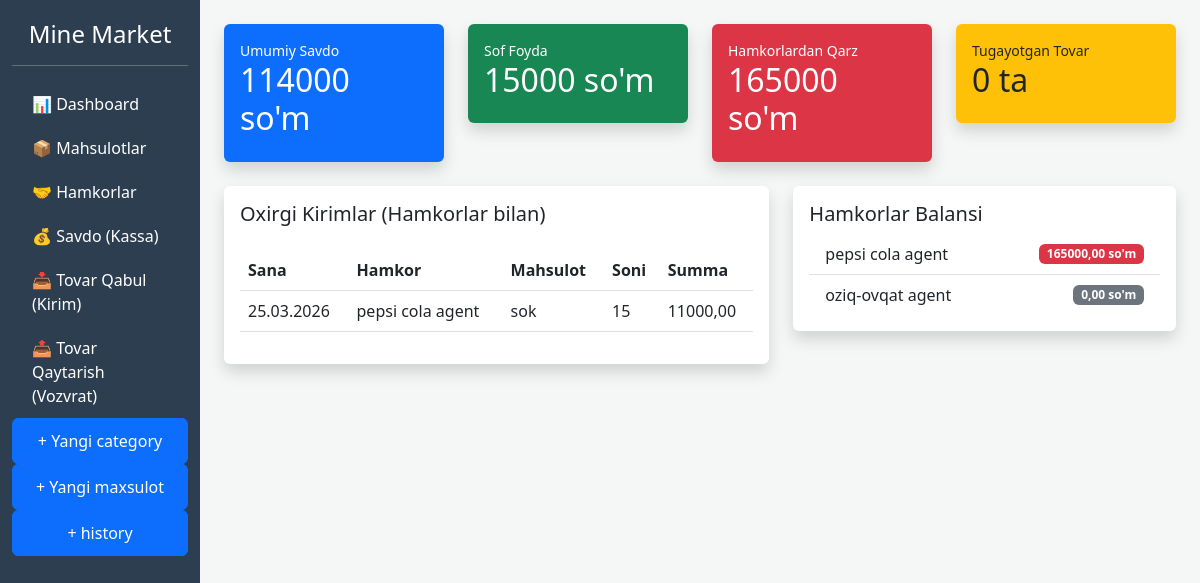
The page / on the database its author committed.
### ecooo/models.py (models this page shows, shortened)
class Inbound(models.Model):
    partner = models.ForeignKey(Partner, on_delete=models.CASCADE)
    product = models.ForeignKey(Product, on_delete=models.CASCADE)
    quantity = models.IntegerField()
    buy_price = models.DecimalField(max_digits=12, decimal_places=2)
    created_at = models.DateTimeField(auto_now_add=True)

class Partner(models.Model):
    name = models.CharField(max_length=255, verbose_name="Hamkor nomi")
    phone = models.CharField(max_length=20, verbose_name="Telefon")
    balance = models.DecimalField(max_digits=15, decimal_places=2, default=0, verbose_name="Balans (Qarz)")
    class Meta:
        verbose_name = "Hamkor"
        verbose_name_plural = "Hamkorlar"

class Product(models.Model):
    UNIT_CHOICES = [
        ('dona', 'Dona'),
        ('kg', 'Kilogramm'),
    ]
    name = models.CharField(max_length=255)
    category = models.ForeignKey('Category', on_delete=models.CASCADE)
    barcode = models.CharField(max_length=100, blank=True, null=True)
    stock = models.DecimalField(max_digits=10, decimal_places=2, default=0.00)
    cost_price = models.DecimalField(max_digits=12, decimal_places=2)
    selling_price = models.DecimalField(max_digits=12, decimal_places=2)
    unit = models.CharField(
        max_length=10,
        choices=UNIT_CHOICES,
        default='dona'
    )

### ecooo/views.py (the view)
# urls.py: path('', views.dashboard, name='dashboard'),
def dashboard(request):
    total_sales = Sale.objects.aggregate(total=Sum(F('quantity') * F('sold_at_price')))['total'] or 0
    total_profit = Sale.objects.aggregate(total=Sum('profit'))['total'] or 0
    total_debt = Partner.objects.aggregate(total=Sum('balance'))['total'] or 0
    low_stock = Product.objects.filter(stock__lt=10).count()
    partners = Partner.objects.all()
    recent_inbounds = Inbound.objects.select_related('partner', 'product').order_by('-created_at')[:10]
    context = {
        'total_sales': total_sales,
        'total_profit': total_profit,
        'total_debt': total_debt,
        'low_stock': low_stock,
        'partners': partners,
        'recent_inbounds': recent_inbounds,
    }
    return render(request, 'dashboard.html', context)

### templates/dashboard.html (shortened to what this page needs)
{% extends 'base.html' %}
{% block content %}
<div class="row mb-4">
    <div class="col-md-3">
        <div class="card shadow border-0 bg-primary text-white p-3">
            <small>Umumiy Savdo</small>
            <h2>{{ total_sales }} so'm</h2>
        </div>
    </div>
    <div class="col-md-3">
        <div class="card shadow border-0 bg-success text-white p-3">
            <small>Sof Foyda</small>
            <h2>{{ total_profit }} so'm</h2>
        </div>
    </div>
        <div class="col-md-3">
            <a href="{% url 'payment_add' %}" class="text-decoration-none">
                <div class="card shadow border-0 bg-danger text-white p-3 border-hover" style="cursor: pointer; transition: 0.3s;">
                    <small>Hamkorlardan Qarz</small>
                    <h2>{{ total_debt }} so'm</h2>
                </div>
            </a>
        </div>
    <div class="col-md-3">
        <div class="card shadow border-0 bg-warning text-dark p-3">
            <small>Tugayotgan Tovar</small>
            <h2>{{ low_stock }} ta</h2>
        </div>
    </div>
</div>
<div class="row">
    <div class="col-md-7">
        <div class="card shadow border-0 p-3">
            <h5>Oxirgi Kirimlar (Hamkorlar bilan)</h5>
            <table class="table mt-3">
                <thead>
                    <tr>
                        <th>Sana</th>
                        <th>Hamkor</th>
                        <th>Mahsulot</th>
                        <th>Soni</th>
                        <th>Summa</th>
                    </tr>
                </thead>
                <tbody>
                    {% for item in recent_inbounds %}
                    <tr>
                        <td>{{ item.created_at|date:"d.m.Y" }}</td>
                        <td>{{ item.partner.name }}</td>
                        <td>{{ item.product.name }}</td>
                        <td>{{ item.quantity }}</td>
                        <td>{{ item.buy_price }}</td>
                    </tr>
                    {% endfor %}
                </tbody>
            </table>
        </div>
    </div>
    <div class="col-md-5">
        <div class="card shadow border-0 p-3">
            <h5>Hamkorlar Balansi</h5>
            <ul class="list-group list-group-flush">
                {% for partner in partners %}
                <li class="list-group-item d-flex justify-content-between align-items-center">
                    {{ partner.name }}
                    <span class="badge {% if partner.balance > 0 %}bg-danger{% else %}bg-secondary{% endif %}">
                        {{ partner.balance }} so'm
                    </span>
                </li>
                {% endfor %}
            </ul>
        </div>
    </div>
</div>
{% endblock %}

### templates/base.html (style rules this page uses)
body { background-color: #f4f7f6; }

### rows shown on the page
Inbound: created_at "25.03.2026", partner.name "pepsi cola agent", product.name "sok", quantity "15", buy_price "11000,00"
Partner: name "pepsi cola agent", balance "165000,00"
Partner: name "oziq-ovqat agent", balance "0,00"

### other values the page prints
{{ total_sales }} "114000"
{{ total_profit }} "15000"
{{ total_debt }} "165000"
{{ low_stock }} "0"
